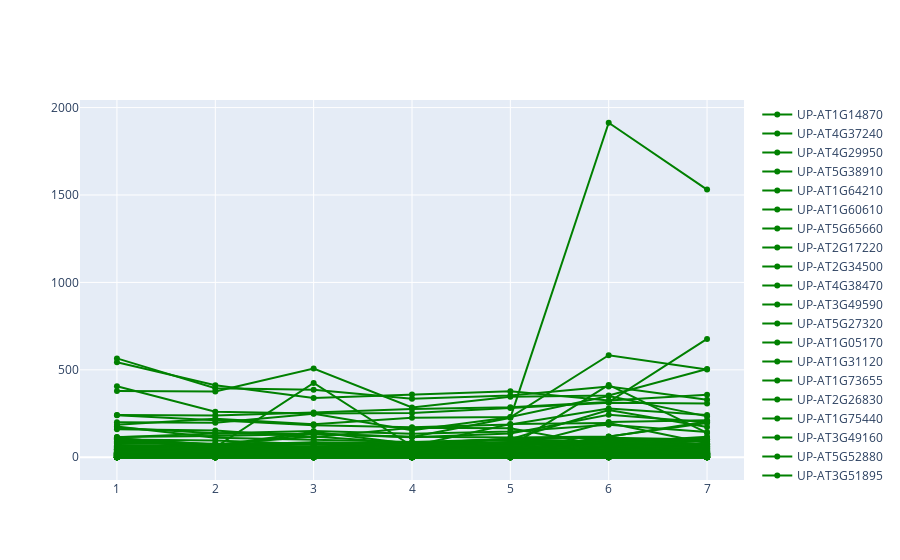

Here is the notebook cell this chart was saved with:
### Code cell
fig = go.Figure()

x = list(range(1,df_stop1.shape[1]))
for id_ in all_up:
    y= list(df[stop1_cols][df["atID"] == id_].values[0])
    fig.add_trace(go.Scatter(x=x, y=y,mode='lines+markers',hovertext=stop1_cols,hoverinfo="text+y",
                    name="UP-"+id_,  line = dict(color='green')))
    
    
fig.show()
